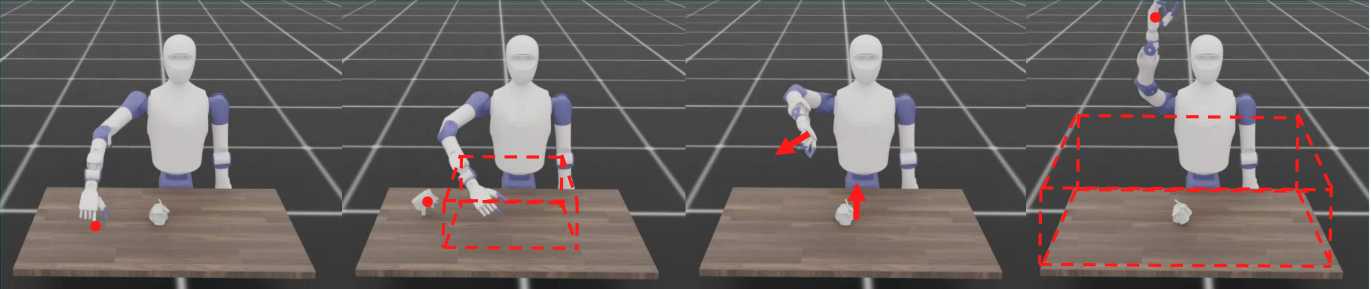
#> input picture plotting/sources/failure_mode_header.png, 2741 x 577 px (shown at 1/2 size)
$ python concat_failure_mode_figure.py
#> lines starting #> are read from the running program, lines starting #| are printed output that depends on the picture
#!/usr/bin/env python3
"""Build the final failure-mode figure from a saved header strip and metric grid."""

from __future__ import annotations

import argparse
from pathlib import Path

from PIL import Image


SCRIPT_DIR = Path(__file__).resolve().parent
DEFAULT_SOURCES_DIR = SCRIPT_DIR / "sources"
DEFAULT_HEADER_NAME = "failure_mode_header.png"
DEFAULT_GRID_PATH = SCRIPT_DIR / "plots" / "object_metric_grid.png"
DEFAULT_OUTPUT_PATH = SCRIPT_DIR / "plots" / "failure_mode.png"

BACKGROUND = (255, 255, 255)


def _build_parser() -> argparse.ArgumentParser:
    parser = argparse.ArgumentParser(
        description="Stack the saved failure-mode visual header above the object metric grid.",
        formatter_class=argparse.ArgumentDefaultsHelpFormatter,
    )
    parser.add_argument(
        "--sources",
        type=Path,
        default=DEFAULT_SOURCES_DIR,
        help=f"Directory containing {DEFAULT_HEADER_NAME}.",
    )
    parser.add_argument(
        "--header",
        type=Path,
        default=None,
        help=f"Optional explicit path to the cropped header image. Defaults to --sources/{DEFAULT_HEADER_NAME}.",
    )
    parser.add_argument(
        "--grid",
        type=Path,
        default=DEFAULT_GRID_PATH,
        help="Existing object_metric_grid.png produced by concat_pics.py.",
    )
    parser.add_argument(
        "--output",
        type=Path,
        default=DEFAULT_OUTPUT_PATH,
        help="Output PNG path for the final stacked figure.",
    )
    parser.add_argument(
        "--pdf-output",
        type=Path,
        default=None,
        help="Optional PDF output path for the same final stacked figure.",
    )
    return parser


def _resize_to_width(image: Image.Image, width: int) -> Image.Image:
    if image.width == width:
        return image.copy()
    height = int(round(image.height * width / image.width))
    return image.resize((width, height), Image.Resampling.LANCZOS)


def main() -> int:
    args = _build_parser().parse_args()
    sources_dir = args.sources.expanduser().resolve()
    header_path = (
        args.header.expanduser().resolve()
        if args.header is not None
        else sources_dir / DEFAULT_HEADER_NAME
    )
    grid_path = args.grid.expanduser().resolve()
    output_path = args.output.expanduser().resolve()

    if not header_path.is_file():
        raise FileNotFoundError(f"Header image does not exist: {header_path}")
    if not grid_path.is_file():
        raise FileNotFoundError(f"Object metric grid does not exist: {grid_path}")

    with Image.open(header_path) as header_image:
#> header_image is the input picture: PIL image 2741x577 RGB; mean R, G, B 102.9, 96.2, 94.7
        header = header_image.convert("RGB")
    with Image.open(grid_path) as grid_image:
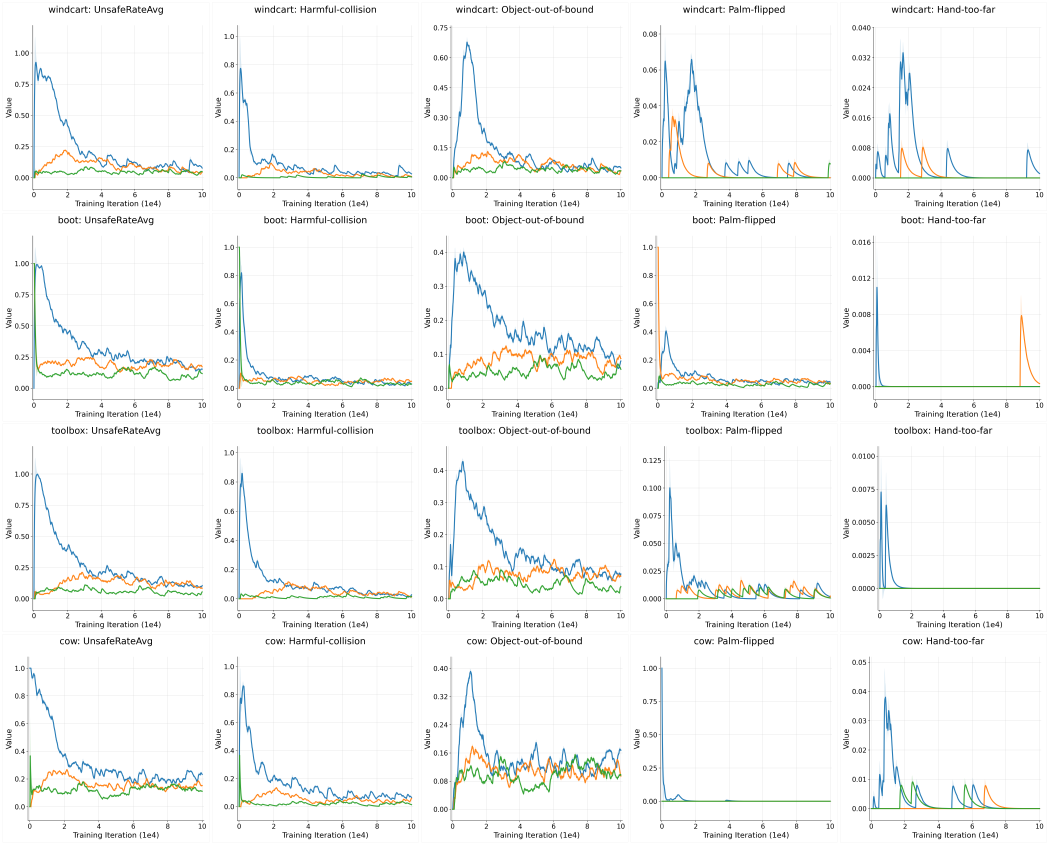
#> input picture plotting/plots/object_metric_grid.png, 6312 x 5084 px (shown at 1/6 size)
#> grid_image is the input picture: PIL image 6312x5084 RGB; mean R, G, B 246.9, 247.9, 247.2
        grid = grid_image.convert("RGB")

    header = _resize_to_width(header, grid.width)
    final = Image.new("RGB", (grid.width, header.height + grid.height), BACKGROUND)
#> final: PIL image 6312x6413 RGB; every value is 255
    final.paste(header, (0, 0))
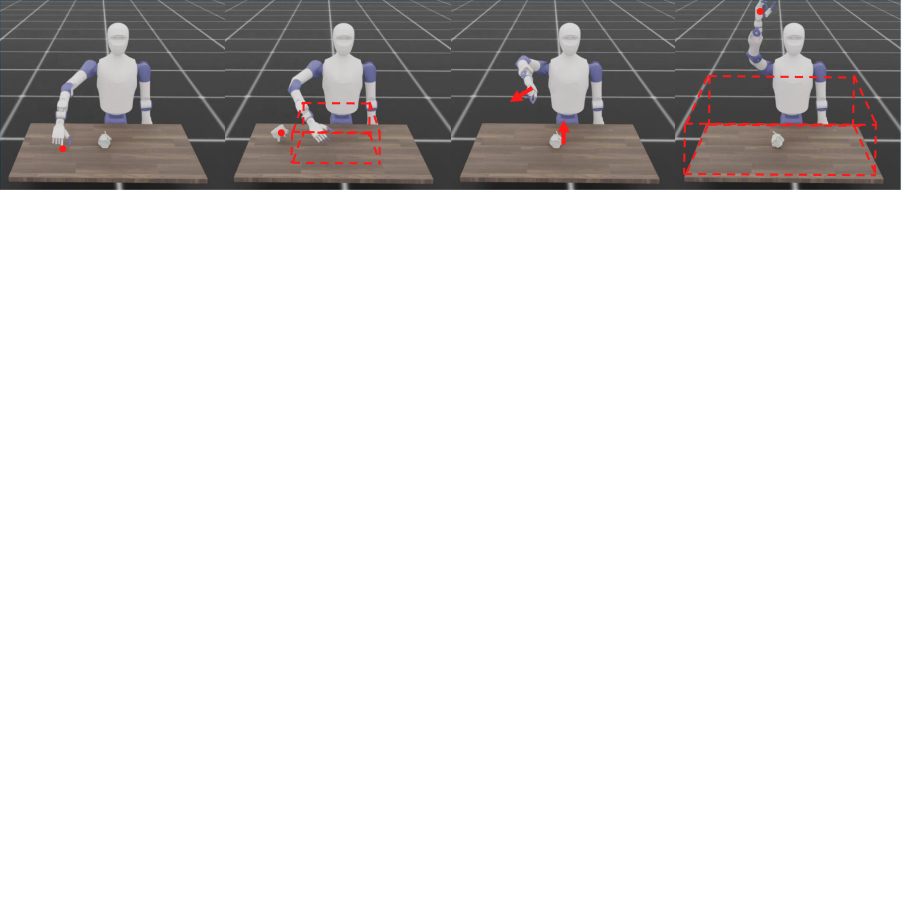
#> final: PIL image 6312x6413 RGB (shown at 1/7 size); mean R, G, B 223.5, 222.1, 221.8
    final.paste(grid, (0, header.height))
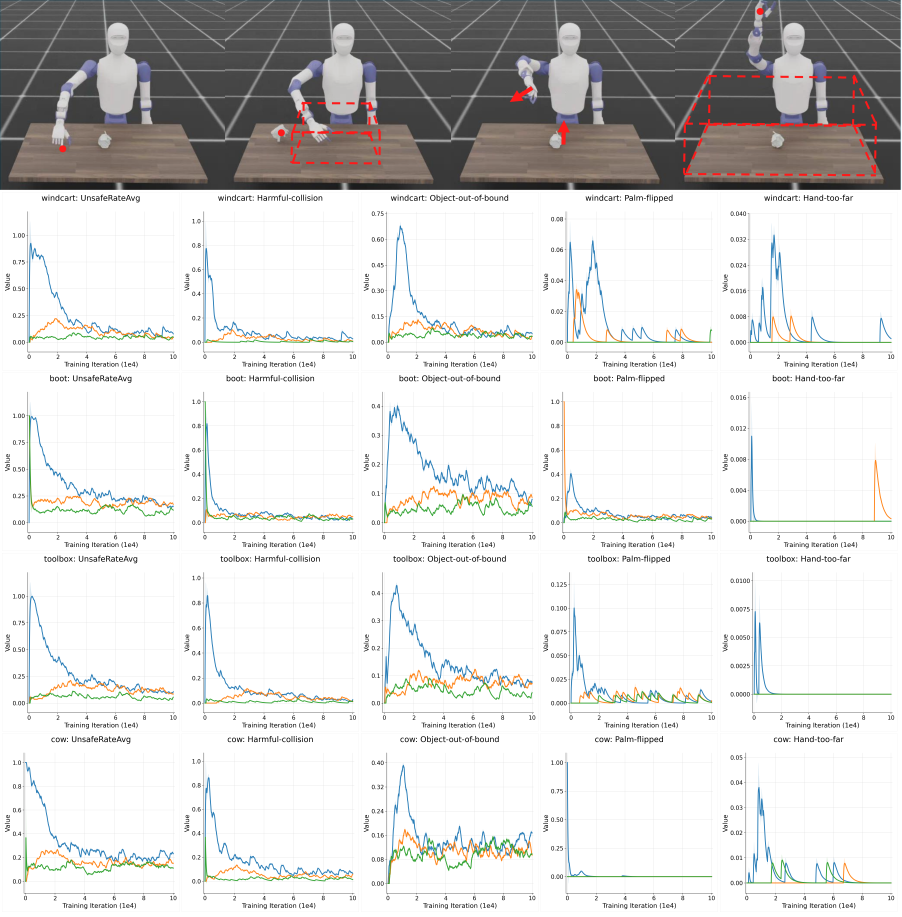
#> final: PIL image 6312x6413 RGB (shown at 1/7 size); mean R, G, B 217.1, 216.5, 215.6

    output_path.parent.mkdir(parents=True, exist_ok=True)
    final.save(output_path)
    print(f"Saved final failure-mode figure to: {output_path}")

    if args.pdf_output is not None:
        pdf_output_path = args.pdf_output.expanduser().resolve()
        pdf_output_path.parent.mkdir(parents=True, exist_ok=True)
        final.save(pdf_output_path, "PDF", resolution=300.0)
        print(f"Saved final failure-mode PDF to: {pdf_output_path}")

    return 0


if __name__ == "__main__":
    raise SystemExit(main())
#> (the program exits here)
